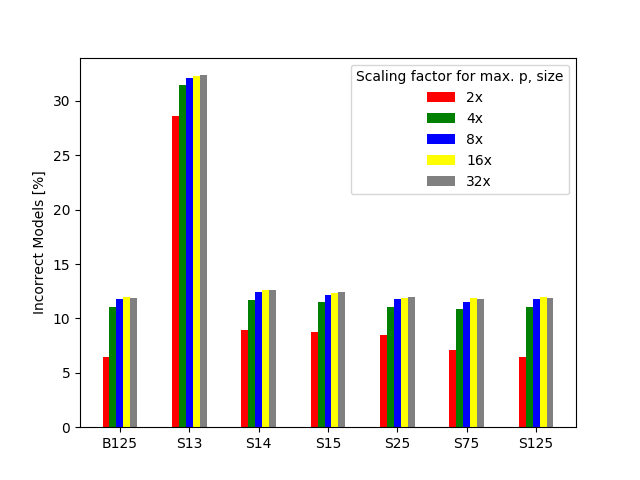
#> input picture synthetic_evaluation/three_parameter/cheap_noise2/scaling.png, 640 x 480 px
$ python -i preprocess_data.py   (imports and definitions only)
#> lines starting #> are read from the running program, lines starting #| are printed output that depends on the picture
import tkinter as tk
from tkinter import filedialog
import os
import sys
from math import *
import numpy as np
import matplotlib
import matplotlib.pyplot as plt

class experiment():
    # [14 lines left out: function __init__, not called in this run]

class axis_data():
    # [69 lines left out: functions __init__, define_input_files, load_data_sets, not called in this run]

def preprocess_data(data):
    # read experiments data
    experiments = []
    for j in range(len(data)):
        data_set = data[j]

        # read axis data
        axes = []
        for i in range(len(data_set)):
            line = data_set[i]
            pos = line.find("[")
            line = line[pos:]
            line = line[1:]
            line = line[:-1]
            pos = line.find("]")
            n1s = line[:pos+1]
            line = line[pos+3:]
            pos = line.find("]")
            n2s = line[:pos+1]
            line = line[pos+3:]
            pos = line.find("]")
            n3s = line[:pos+1]
            line = line[pos+3:]
            pos = line.find("]")
            n4s = line[:pos+1]
            line = line[pos+3:]
            pos = line.find("]")
            n5s = line[:pos+1]
            line = line[pos+3:]
            n1 = []
            n2 = []
            n3 = []
            n4 = []
            n5 = []
            n1s = n1s[1:]
            n1s = n1s[:-1]
            n1s = n1s.replace(" ","")
            n1s = n1s.split(",")
            for i in range(len(n1s)):
                n1.append(float(n1s[i]))
            n2s = n2s[1:]
            n2s = n2s[:-1]
            n2s = n2s.replace(" ","")
            n2s = n2s.split(",")
            for i in range(len(n2s)):
                n2.append(float(n2s[i]))
            n3s = n3s[1:]
            n3s = n3s[:-1]
            n3s = n3s.replace(" ","")
            n3s = n3s.split(",")
            for i in range(len(n3s)):
                n3.append(float(n3s[i]))
            n4s = n4s[1:]
            n4s = n4s[:-1]
            n4s = n4s.replace(" ","")
            n4s = n4s.split(",")
            for i in range(len(n4s)):
                n4.append(float(n4s[i]))
            n5s = n5s[1:]
            n5s = n5s[:-1]
            n5s = n5s.replace(" ","")
            n5s = n5s.split(",")
            for i in range(len(n5s)):
                n5.append(float(n5s[i]))
            a = axis_data(n1,n2,n3,n4,n5)
            axes.append(a)
        e = experiment(axes[0],axes[1],axes[2],axes[3],axes[4],axes[5])
        experiments.append(e)
    return experiments

# [91 lines left out: functions make_plot, define_all_titles, make_all_plots, not called in this run]

# [13 lines not run here, left out]

>>> import cv2
>>> picture = cv2.imread('../../three_parameter/cheap_noise2/scaling.png', cv2.IMREAD_GRAYSCALE)
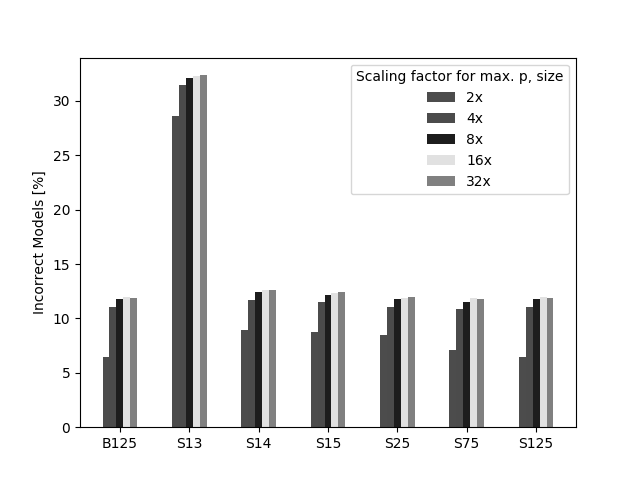
#> picture: shape (480, 640); min 0, max 255, mean 233.4
#> the loop in preprocess_data, `for j in range(len(data)):` made 1 pass
#> after the loop in preprocess_data, `for j in range(len(data)):`: experiments = []
#> (the run stopped early here; a loop or call above may not have finished)
